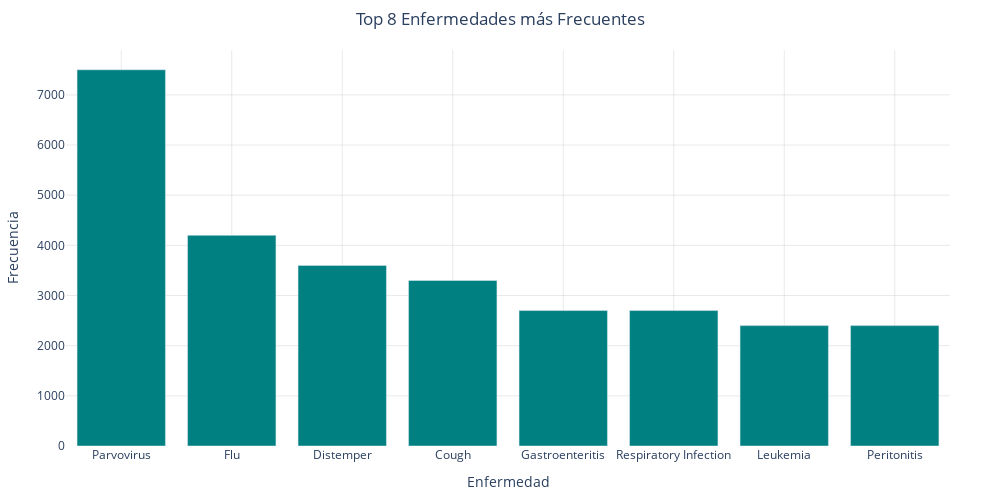

The cell this chart's notebook holds for it:
### Code cell
disease_count = df['Disease_Prediction'].value_counts().head(8)
fig1 = go.Figure([go.Bar(x=disease_count.index, y=disease_count.values, marker_color='teal')])
fig1.update_layout(
    title="Top 8 Enfermedades más Frecuentes",
    xaxis_title="Enfermedad",
    yaxis_title="Frecuencia"
)
fig1 = bar_style(fig1)
fig1.show()

### Figure 1 — Plotly figure (JSON) as saved in the notebook; plotly's stock layout.template omitted (floating-point values rounded to 4 significant figures)
{"data": [{"marker": {"color": "teal"}, "type": "bar", "x": ["Parvovirus", "Flu", "Distemper", "Cough", "Gastroenteritis", "Respiratory Infection", "Leukemia", "Peritonitis"], "y": [7500, 4200, 3600, 3300, 2700, 2700, 2400, 2400]}], "layout": {"height": 500, "margin": {"b": 50, "l": 50, "r": 50, "t": 50}, "paper_bgcolor": "rgba(0,0,0,0)", "plot_bgcolor": "rgba(0,0,0,0)", "title": {"text": "Top 8 Enfermedades más Frecuentes", "x": 0.5}, "width": 1000, "xaxis": {"gridcolor": "lightgrey", "gridwidth": 0.5, "showgrid": true, "title": {"text": "Enfermedad"}}, "yaxis": {"gridcolor": "lightgrey", "gridwidth": 0.5, "showgrid": true, "title": {"text": "Frecuencia"}}}}
